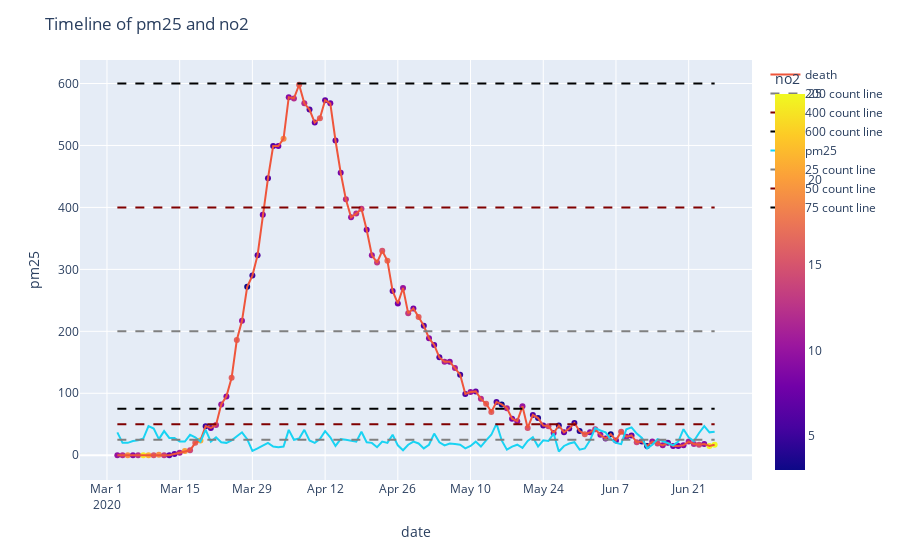

The notebook cell this image was saved under:
### Code cell
fig.add_trace(go.Scatter(x=df_final.date, y=df_final.pm25, 
                        mode='lines', name='pm25'))

fig.update_layout(title='Timeline of pm25 and no2', 
                  xaxis_title='date', yaxis_title='pm25')

fig.add_trace(go.Scatter(x=df_final['date'], y=[25]*len(df_final), 
                          mode='lines', name='25 count line', 
                          line = dict(dash='dash',color='gray')))

fig.add_trace(go.Scatter(x=df_final['date'], y=[50]*len(df_final), 
                          mode='lines', name='50 count line', 
                          line = dict(dash='dash',color='maroon')))

fig.add_trace(go.Scatter(x=df_final['date'], y=[75]*len(df_final), 
                          mode='lines', name='75 count line', 
                          line = dict(dash='dash',color='black')))
